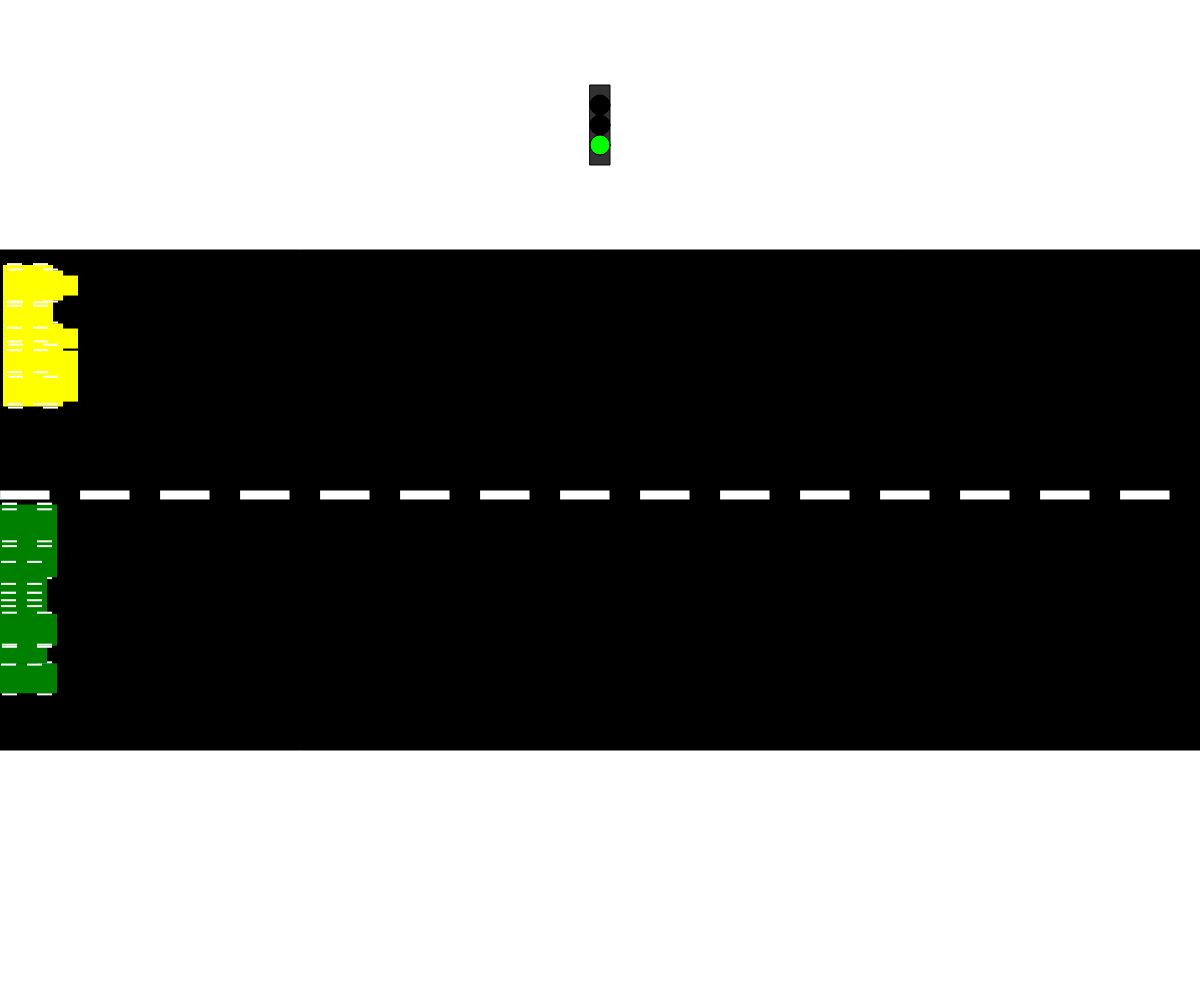
Frame 1 (no input)
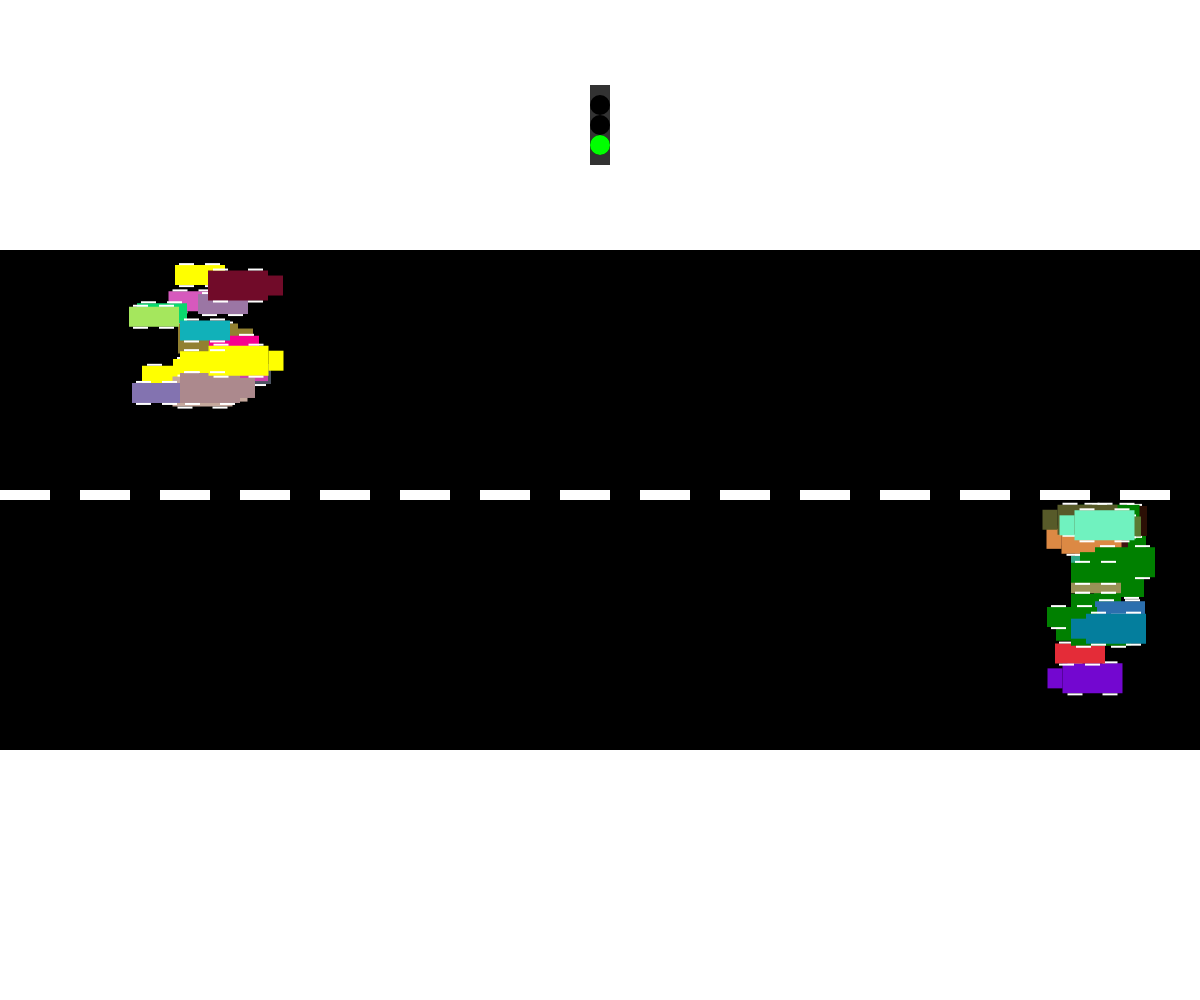
Frame 60 (no input)
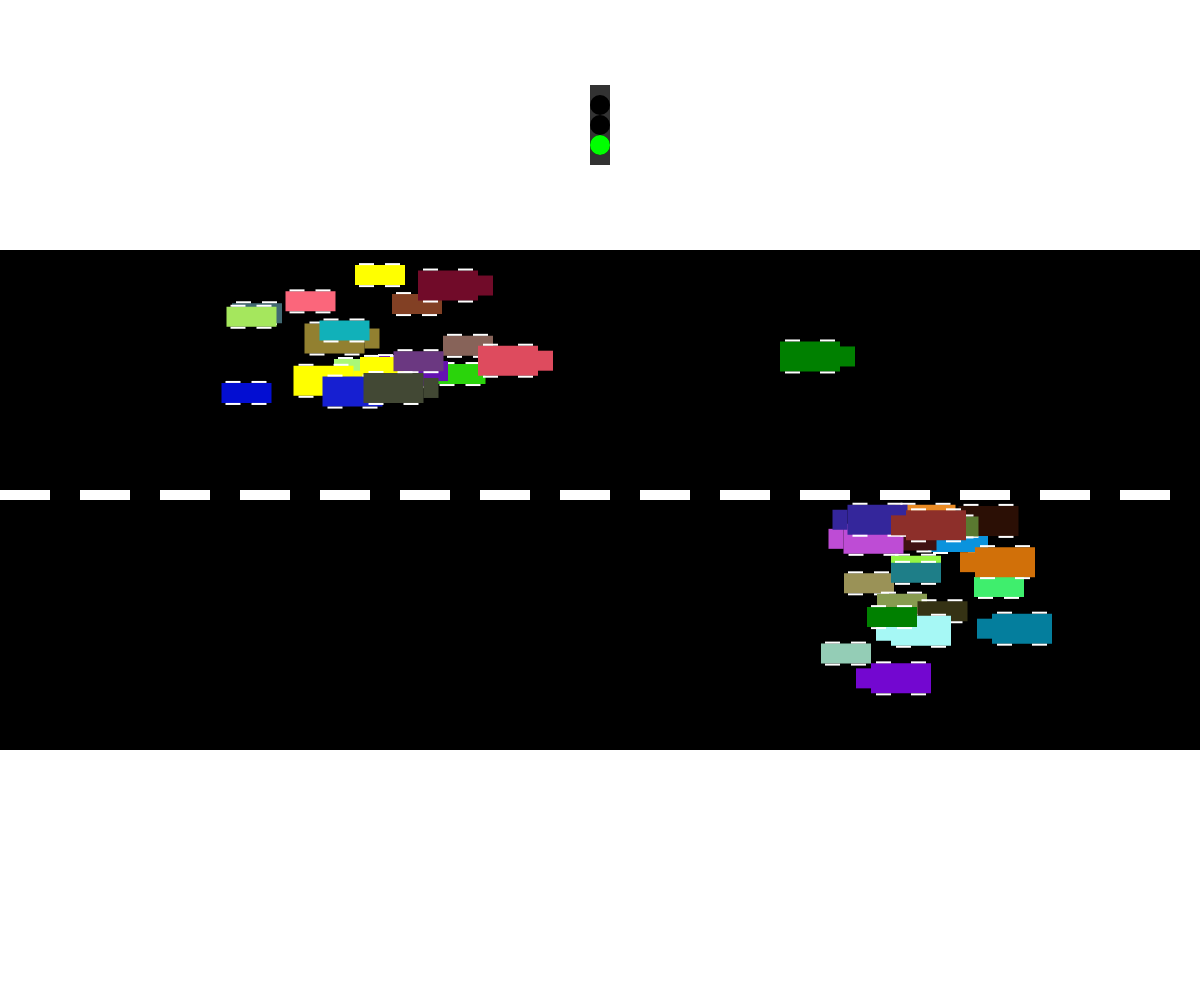
Frame 120 (the mouse pressed at the canvas centre since frame 60)

The p5.js sketch that drew these frames (run headless with seeded random() and noise() and a simulated clock; from frame 60 on, the mouse is pressed at the canvas centre):

// p5.js sketch
// ── sketch.js
// Cars Cars Cars!
// Yurui Qin.
// CS30
// May. 23, 2024
// Using a class to create vehicle objects that move with varying speeds, colors, positions.

//variables for the traffic light
let trafficLight;
let lightTimer = 0;
let lightState = 'green';

//Arrays for the direction of the car
let eastbound = [];
let westbound = [];

function setup() {
  createCanvas(windowWidth, windowHeight);

  for (let i = 0; i < 20; i++){
    eastbound.push(new Vehicle(0, random(windowHeight/3.9,windowHeight/2.5),floor(random(0,2)),'yellow', 1, 3)); //adding 20 car objects going right 
  }
  for (let i = 0; i < 20; i++){
    westbound.push(new Vehicle(0, random(windowHeight/2,windowHeight/1.5),floor(random(0,2)),'green', 0, -3)); //adding 20 car objects going left
  }

  trafficLight = new TrafficLight(width/2, height/8, 'green'); //creating a traffic light object
}

function draw() {
  background(255);
  drawRoad();

  if (lightState === 'amber' && frameCount >= lightTimer){ //if amber light has been on for 60 frames, switch to red light
    lightState = 'red';
    trafficLight.state = 'red'; //changing object's color
    lightTimer = frameCount + 120; //making red light last for 120 frames
  }
  else if(lightState === 'red' && frameCount >= lightTimer){//if red lights have been on for 120 frames, switch to green.
    lightState = 'green';
    trafficLight.state = 'green';
  }

  trafficLight.display(); //show the traffic light

  for(let e of eastbound){ 
    if(lightState === 'green'){
      e.action(); //displaying vehicles going east
    }
    else{
      e.display(); //stoping vehicles if green light is gone
    }
  }

  for(let w of westbound){
    if(lightState === 'green'){
      w.action(); //displaying vechicles going west
    }
    else{
      w.display(); //stoping vehicles if green light is gone
    }
  }
}

function drawRoad(){ //draws road
  fill(0);
  rect(0, windowHeight/4, windowWidth,windowHeight/2);
  for(let x = 0; x < windowWidth; x += 80){ //draws white lines of road
    fill(255);
    rect(x, (windowHeight/2)-10,50,10);
  }
}

function mousePressed(){
  if (mouseButton === LEFT) {
    if (keyIsDown(SHIFT)) {
      // Adds westbound car if mouse left clicks and shift key is down
      westbound.push(new Vehicle(mouseX, random(windowHeight/2,windowHeight/1.5),floor(random(0,2)),'green', 0, -3)); 
    }
    else{
      // Add eastbound car if mouse left clicks
      eastbound.push(new Vehicle(mouseX, random(windowHeight/3.9,windowHeight/2.5),floor(random(0,2)),'green', 1, 3)); 
    }
  }
}

function keyPressed(){
 if (key === ' '){ //stop traffic by pressing space bar
  if(lightState === 'green'){
    lightState = 'amber';
    trafficLight.state = 'amber';
    lightTimer = frameCount + 60; //make amber light last for 60 seconds
  }
 }
}

class Vehicle{
  constructor(x,y, type, color, direction, xSpeed){
    this.x = x; 
    this.y = y;    
    this.type = type;
    this.color = color;
    this.direction = direction;
    this.xSpeed = xSpeed;
  }

  display(){ //display car or truck depending on type property 
    if(this.type === 0){
      this.showCar();
    }
    else if (this.type === 1){
      this.showTruck();
    }
  }

  showCar(){ //draw car if type = 0
    noStroke();
    fill(this.color);
    rect(this.x, this.y, 50, 20);//body
    //wheels
    fill(255);
    rect(this.x+4, this.y-2, 15, 2);
    rect(this.x+4, this.y + 20, 15, 2);
    rect(this.x+30, this.y-2, 15, 2);
    rect(this.x+30, this.y + 20, 15, 2);
  }

  showTruck(){ //draw truck if type = 1
    noStroke();
    fill(this.color);
    if(this.direction === 1){ //draw mirrored version of truck, if its going right
      rect(this.x, this.y, 60, 30);//body
      rect(this.x+60, this.y+5, 15, 20);
      //wheels
      fill(255);
      rect(this.x+5, this.y-2, 15, 2);
      rect(this.x+5, this.y + 30, 15, 2);
      rect(this.x+40, this.y-2, 15, 2);
      rect(this.x+40, this.y + 30, 15, 2);
    }
    else{
      rect(this.x, this.y, 60, 30);//body
      rect(this.x-15, this.y+5, 15, 20);
      //wheels
      fill(255);
      rect(this.x+5, this.y-2, 15, 2);
      rect(this.x+5, this.y + 30, 15, 2);
      rect(this.x+40, this.y-2, 15, 2);
      rect(this.x+40, this.y + 30, 15, 2);
    }
  }

  move(){
    if(this.direction === 1){ //moves vehicle right
      this.x += this.xSpeed;
      if(this.x > width){
        this.x = -50; //resets position if out of screen
      }
    }
    else if(this.direction === 0){ //moves vehicle left
      this.x += this.xSpeed;
      if(this.x < -50){
        this.x = width; //resets position if out of screen
      }
    }

  }

  speedUp(){
    if (this.xSpeed < 15 && this.xSpeed > 0) { //for eastbound vehicles
      this.xSpeed += 0.5;
    } else if (this.xSpeed > -15 && this.xSpeed < 0) {//for westbound vehicles
      this.xSpeed -= 0.5;
    }
  }

  speedDown(){
    if (this.xSpeed > 0.5) { //for eastbound vehicles with speed above 0.5
      this.xSpeed -= 0.5;
    } 
    else if (this.xSpeed < -0.5) {//for westbound vehicles with a speed above 0.5 in magnitude
      this.xSpeed += 0.5;
    }

    if (this.xSpeed > 0 && this.xSpeed < 0.5) { //for eastbound vehicles to prevent stopping or slowing down too much
      this.xSpeed = 0.5; 
    } 
    else if (this.xSpeed < 0 && this.xSpeed > -0.5) {//for westbound vehicles to prevent stopping or slowing down too much
      this.xSpeed = -0.5; 
    }
  }

  changeColor(){ 
    this.color = color(random(255), random(255), random(255));
  }

  action(){
    this.move(); //occurs every frame

    if (floor(random(1, 101)) === 1) { //one percent chance occurs per frame
      this.speedUp();
    }

    if (floor(random(1, 101)) === 1) { //one percent chance occurs per frame
      this.speedDown();
    }

    if (floor(random(1, 101)) === 1) { //one percent chance occurs per frame
      this.changeColor();
    }

    this.display(); //occurs every frame
  }
}

class TrafficLight{
  constructor(x,y,state){ 
    this.x = x;
    this.y = y;
    this.state = state;
  }

  display(){
    fill(50);
    rect(this.x - 10, this.y - 40, 20, 80);
    fill(0);
    ellipse(this.x, this.y - 20, 20, 20); // Red light
    ellipse(this.x, this.y, 20, 20); // Amber light
    ellipse(this.x, this.y + 20, 20, 20); // Green light
    
    if (this.state === 'red') {
      fill(255, 0, 0);
      ellipse(this.x, this.y - 20, 20, 20); // Red light on
    } 
    else if (this.state === 'green') {
      fill(0, 255, 0);
      ellipse(this.x, this.y + 20, 20, 20); // Green light on
    } 
    else if (this.state === 'amber') {
      fill(255, 255, 0);
      ellipse(this.x, this.y, 20, 20); // Amber light on
    }
  }
}
